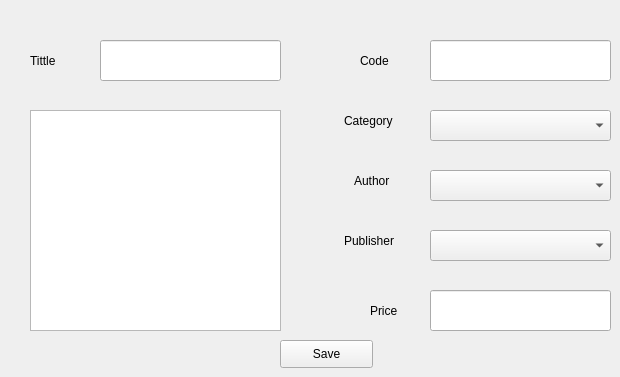
      <widget class="QWidget" name="tab_5">
       <attribute name="title">
        <string>Add </string>
       </attribute>
       <widget class="QLineEdit" name="lineEdit_2">
        <property name="geometry">
         <rect>
          <x>100</x>
          <y>40</y>
          <width>181</width>
          <height>41</height>
         </rect>
        </property>
       </widget>
       <widget class="QLineEdit" name="lineEdit_3">
        <property name="geometry">
         <rect>
          <x>430</x>
          <y>40</y>
          <width>181</width>
          <height>41</height>
         </rect>
        </property>
       </widget>
       <widget class="QPlainTextEdit" name="plainTextEdit">
        <property name="geometry">
         <rect>
          <x>30</x>
          <y>110</y>
          <width>251</width>
          <height>221</height>
         </rect>
        </property>
       </widget>
       <widget class="QComboBox" name="comboBox_3">
        <property name="geometry">
         <rect>
          <x>430</x>
          <y>110</y>
          <width>181</width>
          <height>31</height>
         </rect>
        </property>
       </widget>
       <widget class="QComboBox" name="comboBox_4">
        <property name="geometry">
         <rect>
          <x>430</x>
          <y>170</y>
          <width>181</width>
          <height>31</height>
         </rect>
        </property>
       </widget>
       <widget class="QComboBox" name="comboBox_7">
        <property name="geometry">
         <rect>
          <x>430</x>
          <y>230</y>
          <width>181</width>
          <height>31</height>
         </rect>
        </property>
       </widget>
       <widget class="QLineEdit" name="lineEdit_6">
        <property name="geometry">
         <rect>
          <x>430</x>
          <y>290</y>
          <width>181</width>
          <height>41</height>
         </rect>
        </property>
       </widget>
       <widget class="QPushButton" name="pushButton_7">
        <property name="geometry">
         <rect>
          <x>280</x>
          <y>340</y>
          <width>93</width>
          <height>28</height>
         </rect>
        </property>
        <property name="text">
         <string>Save</string>
        </property>
       </widget>
       <widget class="QLabel" name="label_3">
        <property name="geometry">
         <rect>
          <x>30</x>
          <y>50</y>
          <width>55</width>
          <height>21</height>
         </rect>
        </property>
        <property name="text">
         <string>Tittle</string>
        </property>
       </widget>
       <widget class="QLabel" name="label_4">
        <property name="geometry">
         <rect>
          <x>360</x>
          <y>50</y>
          <width>55</width>
          <height>21</height>
         </rect>
        </property>
        <property name="text">
         <string>Code</string>
        </property>
       </widget>
       <widget class="QLabel" name="label_5">
        <property name="geometry">
         <rect>
          <x>370</x>
          <y>300</y>
          <width>55</width>
          <height>21</height>
         </rect>
        </property>
        <property name="text">
         <string>Price</string>
        </property>
       </widget>
       <widget class="QLabel" name="label_6">
        <property name="geometry">
         <rect>
          <x>344</x>
          <y>110</y>
          <width>71</width>
          <height>21</height>
         </rect>
        </property>
        <property name="text">
         <string>Category</string>
        </property>
       </widget>
       <widget class="QLabel" name="label_7">
        <property name="geometry">
         <rect>
          <x>354</x>
          <y>170</y>
          <width>61</width>
          <height>21</height>
         </rect>
        </property>
        <property name="text">
         <string>Author</string>
        </property>
       </widget>
       <widget class="QLabel" name="label_8">
        <property name="geometry">
         <rect>
          <x>344</x>
          <y>230</y>
          <width>71</width>
          <height>21</height>
         </rect>
        </property>
        <property name="text">
         <string>Publisher</string>
        </property>
       </widget>
      </widget>
